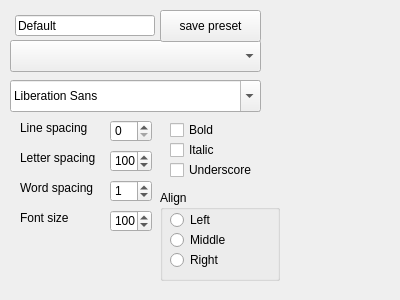
<?xml version="1.0" encoding="UTF-8"?>
<ui version="4.0">
 <class>FontTuner</class>
 <widget class="QWidget" name="FontTuner">
  <property name="geometry">
   <rect>
    <x>0</x>
    <y>0</y>
    <width>400</width>
    <height>300</height>
   </rect>
  </property>
  <property name="windowTitle">
   <string>Form</string>
  </property>
  <widget class="QFontComboBox" name="fontBox">
   <property name="geometry">
    <rect>
     <x>10</x>
     <y>80</y>
     <width>251</width>
     <height>32</height>
    </rect>
   </property>
  </widget>
  <widget class="QSpinBox" name="letterSpacing">
   <property name="geometry">
    <rect>
     <x>110</x>
     <y>150</y>
     <width>42</width>
     <height>22</height>
    </rect>
   </property>
   <property name="prefix">
    <string/>
   </property>
   <property name="maximum">
    <number>1000</number>
   </property>
   <property name="value">
    <number>100</number>
   </property>
  </widget>
  <widget class="QLabel" name="label_2">
   <property name="geometry">
    <rect>
     <x>20</x>
     <y>120</y>
     <width>91</width>
     <height>16</height>
    </rect>
   </property>
   <property name="text">
    <string>Line spacing</string>
   </property>
  </widget>
  <widget class="QSpinBox" name="lineSpacing">
   <property name="geometry">
    <rect>
     <x>110</x>
     <y>120</y>
     <width>42</width>
     <height>22</height>
    </rect>
   </property>
   <property name="maximum">
    <number>500</number>
   </property>
  </widget>
  <widget class="QLabel" name="label_3">
   <property name="geometry">
    <rect>
     <x>20</x>
     <y>150</y>
     <width>91</width>
     <height>16</height>
    </rect>
   </property>
   <property name="text">
    <string>Letter spacing</string>
   </property>
  </widget>
  <widget class="QCheckBox" name="boldBox">
   <property name="geometry">
    <rect>
     <x>170</x>
     <y>120</y>
     <width>86</width>
     <height>20</height>
    </rect>
   </property>
   <property name="text">
    <string>Bold</string>
   </property>
  </widget>
  <widget class="QCheckBox" name="italicBox">
   <property name="geometry">
    <rect>
     <x>170</x>
     <y>140</y>
     <width>86</width>
     <height>20</height>
    </rect>
   </property>
   <property name="text">
    <string>Italic</string>
   </property>
  </widget>
  <widget class="QCheckBox" name="underlineBox">
   <property name="geometry">
    <rect>
     <x>170</x>
     <y>160</y>
     <width>101</width>
     <height>20</height>
    </rect>
   </property>
   <property name="text">
    <string>Underscore</string>
   </property>
  </widget>
  <widget class="QSpinBox" name="wordSpacing">
   <property name="geometry">
    <rect>
     <x>110</x>
     <y>180</y>
     <width>42</width>
     <height>22</height>
    </rect>
   </property>
   <property name="prefix">
    <string/>
   </property>
   <property name="maximum">
    <number>1000</number>
   </property>
   <property name="value">
    <number>1</number>
   </property>
  </widget>
  <widget class="QLabel" name="label_4">
   <property name="geometry">
    <rect>
     <x>20</x>
     <y>180</y>
     <width>91</width>
     <height>16</height>
    </rect>
   </property>
   <property name="text">
    <string>Word spacing</string>
   </property>
  </widget>
  <widget class="QSpinBox" name="fontSize">
   <property name="geometry">
    <rect>
     <x>110</x>
     <y>210</y>
     <width>42</width>
     <height>22</height>
    </rect>
   </property>
   <property name="maximum">
    <number>500</number>
   </property>
   <property name="value">
    <number>100</number>
   </property>
  </widget>
  <widget class="QLabel" name="label_5">
   <property name="geometry">
    <rect>
     <x>20</x>
     <y>210</y>
     <width>61</width>
     <height>16</height>
    </rect>
   </property>
   <property name="text">
    <string>Font size</string>
   </property>
  </widget>
  <widget class="QComboBox" name="presetSelectBox">
   <property name="geometry">
    <rect>
     <x>10</x>
     <y>40</y>
     <width>251</width>
     <height>32</height>
    </rect>
   </property>
  </widget>
  <widget class="QLineEdit" name="presetName">
   <property name="geometry">
    <rect>
     <x>15</x>
     <y>15</y>
     <width>140</width>
     <height>21</height>
    </rect>
   </property>
   <property name="text">
    <string>Default</string>
   </property>
  </widget>
  <widget class="QPushButton" name="savePresetButton">
   <property name="geometry">
    <rect>
     <x>160</x>
     <y>10</y>
     <width>101</width>
     <height>32</height>
    </rect>
   </property>
   <property name="text">
    <string>save preset</string>
   </property>
  </widget>
  <widget class="QGroupBox" name="align">
   <property name="geometry">
    <rect>
     <x>160</x>
     <y>190</y>
     <width>120</width>
     <height>91</height>
    </rect>
   </property>
   <property name="title">
    <string>Align</string>
   </property>
   <widget class="QRadioButton" name="alignRight">
    <property name="geometry">
     <rect>
      <x>10</x>
      <y>60</y>
      <width>100</width>
      <height>20</height>
     </rect>
    </property>
    <property name="text">
     <string>Right</string>
    </property>
   </widget>
   <widget class="QRadioButton" name="alignMiddle">
    <property name="geometry">
     <rect>
      <x>10</x>
      <y>40</y>
      <width>100</width>
      <height>20</height>
     </rect>
    </property>
    <property name="text">
     <string>Middle</string>
    </property>
   </widget>
   <widget class="QRadioButton" name="alignLeft">
    <property name="geometry">
     <rect>
      <x>10</x>
      <y>20</y>
      <width>100</width>
      <height>20</height>
     </rect>
    </property>
    <property name="text">
     <string>Left</string>
    </property>
   </widget>
  </widget>
 </widget>
 <resources/>
 <connections/>
</ui>
